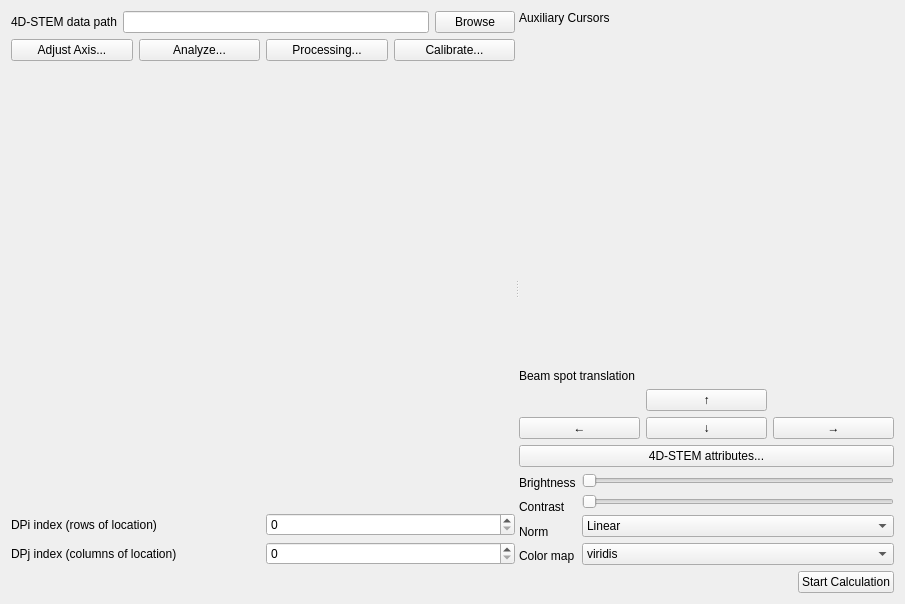
<?xml version="1.0" encoding="UTF-8"?>
<ui version="4.0">
 <class>Form</class>
 <widget class="QWidget" name="Form">
  <property name="geometry">
   <rect>
    <x>0</x>
    <y>0</y>
    <width>905</width>
    <height>604</height>
   </rect>
  </property>
  <property name="windowTitle">
   <string>Form</string>
  </property>
  <layout class="QVBoxLayout" name="verticalLayout_10" stretch="1,0">
   <item>
    <widget class="QSplitter" name="splitter">
     <property name="orientation">
      <enum>Qt::Horizontal</enum>
     </property>
     <widget class="QWidget" name="layoutWidget">
      <layout class="QVBoxLayout" name="verticalLayout_3" stretch="0,0,1,0">
       <item>
        <layout class="QHBoxLayout" name="horizontalLayout">
         <item>
          <widget class="QLabel" name="label">
           <property name="text">
            <string>4D-STEM data path</string>
           </property>
          </widget>
         </item>
         <item>
          <widget class="QLineEdit" name="lineEdit_data_path"/>
         </item>
         <item>
          <widget class="QPushButton" name="pushButton_browse">
           <property name="text">
            <string>Browse</string>
           </property>
          </widget>
         </item>
        </layout>
       </item>
       <item>
        <layout class="QHBoxLayout" name="horizontalLayout_2">
         <item>
          <widget class="QPushButton" name="pushButton_adjust_axis">
           <property name="text">
            <string>Adjust Axis...</string>
           </property>
          </widget>
         </item>
         <item>
          <widget class="QPushButton" name="pushButton_analyze">
           <property name="text">
            <string>Analyze...</string>
           </property>
          </widget>
         </item>
         <item>
          <widget class="QPushButton" name="pushButton_processing">
           <property name="text">
            <string>Processing...</string>
           </property>
          </widget>
         </item>
         <item>
          <widget class="QPushButton" name="pushButton_calibrate">
           <property name="text">
            <string>Calibrate...</string>
           </property>
          </widget>
         </item>
        </layout>
       </item>
       <item>
        <widget class="WidgetPlotDP" name="widget_dp" native="true"/>
       </item>
       <item>
        <layout class="QHBoxLayout" name="horizontalLayout_3">
         <item>
          <layout class="QVBoxLayout" name="verticalLayout">
           <item>
            <widget class="QLabel" name="label_2">
             <property name="text">
              <string>DPi index (rows of location)</string>
             </property>
            </widget>
           </item>
           <item>
            <widget class="QLabel" name="label_3">
             <property name="text">
              <string>DPj index (columns of location)</string>
             </property>
            </widget>
           </item>
          </layout>
         </item>
         <item>
          <layout class="QVBoxLayout" name="verticalLayout_2">
           <item>
            <widget class="QSpinBox" name="spinBox_scan_ii"/>
           </item>
           <item>
            <widget class="QSpinBox" name="spinBox_scan_jj"/>
           </item>
          </layout>
         </item>
        </layout>
       </item>
      </layout>
     </widget>
     <widget class="QWidget" name="">
      <layout class="QVBoxLayout" name="verticalLayout_9">
       <item>
        <layout class="QVBoxLayout" name="verticalLayout_8" stretch="0,1">
         <item>
          <widget class="QLabel" name="label_9">
           <property name="text">
            <string>Auxiliary Cursors</string>
           </property>
          </widget>
         </item>
         <item>
          <widget class="WidgetMaskCircle" name="widget_circle" native="true"/>
         </item>
        </layout>
       </item>
       <item>
        <layout class="QVBoxLayout" name="verticalLayout_7">
         <item>
          <widget class="QLabel" name="label_4">
           <property name="text">
            <string>Beam spot translation</string>
           </property>
          </widget>
         </item>
         <item>
          <layout class="QGridLayout" name="gridLayout">
           <item row="0" column="1">
            <widget class="QPushButton" name="pushButton_up">
             <property name="text">
              <string>↑</string>
             </property>
            </widget>
           </item>
           <item row="1" column="0">
            <widget class="QPushButton" name="pushButton_left">
             <property name="text">
              <string>←</string>
             </property>
            </widget>
           </item>
           <item row="1" column="1">
            <widget class="QPushButton" name="pushButton_down">
             <property name="text">
              <string>↓</string>
             </property>
            </widget>
           </item>
           <item row="1" column="2">
            <widget class="QPushButton" name="pushButton_right">
             <property name="text">
              <string>→</string>
             </property>
            </widget>
           </item>
          </layout>
         </item>
        </layout>
       </item>
       <item>
        <layout class="QVBoxLayout" name="verticalLayout_6">
         <item>
          <widget class="QPushButton" name="pushButton_attributes">
           <property name="text">
            <string>4D-STEM attributes...</string>
           </property>
          </widget>
         </item>
         <item>
          <layout class="QHBoxLayout" name="horizontalLayout_5">
           <item>
            <layout class="QVBoxLayout" name="verticalLayout_4">
             <item>
              <widget class="QLabel" name="label_5">
               <property name="text">
                <string>Brightness</string>
               </property>
              </widget>
             </item>
             <item>
              <widget class="QLabel" name="label_6">
               <property name="text">
                <string>Contrast</string>
               </property>
              </widget>
             </item>
             <item>
              <widget class="QLabel" name="label_7">
               <property name="text">
                <string>Norm</string>
               </property>
              </widget>
             </item>
             <item>
              <widget class="QLabel" name="label_8">
               <property name="text">
                <string>Color map</string>
               </property>
              </widget>
             </item>
            </layout>
           </item>
           <item>
            <layout class="QVBoxLayout" name="verticalLayout_5">
             <item>
              <widget class="QSlider" name="horizontalSlider_brightness">
               <property name="orientation">
                <enum>Qt::Horizontal</enum>
               </property>
              </widget>
             </item>
             <item>
              <widget class="QSlider" name="horizontalSlider_contrast">
               <property name="orientation">
                <enum>Qt::Horizontal</enum>
               </property>
              </widget>
             </item>
             <item>
              <widget class="QComboBox" name="comboBox_normalize">
               <item>
                <property name="text">
                 <string>Linear</string>
                </property>
               </item>
               <item>
                <property name="text">
                 <string>Logarithm</string>
                </property>
               </item>
              </widget>
             </item>
             <item>
              <widget class="QComboBox" name="comboBox_colormap">
               <item>
                <property name="text">
                 <string>viridis</string>
                </property>
               </item>
               <item>
                <property name="text">
                 <string>plasma</string>
                </property>
               </item>
               <item>
                <property name="text">
                 <string>gray</string>
                </property>
               </item>
               <item>
                <property name="text">
                 <string>RdYlBu</string>
                </property>
               </item>
               <item>
                <property name="text">
                 <string>twilight</string>
                </property>
               </item>
               <item>
                <property name="text">
                 <string>hsv</string>
                </property>
               </item>
               <item>
                <property name="text">
                 <string>jet</string>
                </property>
               </item>
               <item>
                <property name="text">
                 <string>Others</string>
                </property>
               </item>
              </widget>
             </item>
            </layout>
           </item>
          </layout>
         </item>
        </layout>
       </item>
      </layout>
     </widget>
    </widget>
   </item>
   <item>
    <layout class="QHBoxLayout" name="horizontalLayout_4">
     <item>
      <spacer name="horizontalSpacer">
       <property name="orientation">
        <enum>Qt::Horizontal</enum>
       </property>
       <property name="sizeHint" stdset="0">
        <size>
         <width>40</width>
         <height>20</height>
        </size>
       </property>
      </spacer>
     </item>
     <item>
      <widget class="QPushButton" name="pushButton_start">
       <property name="text">
        <string>Start Calculation</string>
       </property>
      </widget>
     </item>
    </layout>
   </item>
  </layout>
 </widget>
 <customwidgets>
  <customwidget>
   <class>WidgetPlotDP</class>
   <extends>QWidget</extends>
   <header>bin.Widgets.WidgetPlots.h</header>
   <container>1</container>
  </customwidget>
  <customwidget>
   <class>WidgetMaskCircle</class>
   <extends>QWidget</extends>
   <header>bin.Widgets.WidgetMasks.h</header>
   <container>1</container>
  </customwidget>
 </customwidgets>
 <resources/>
 <connections/>
</ui>
